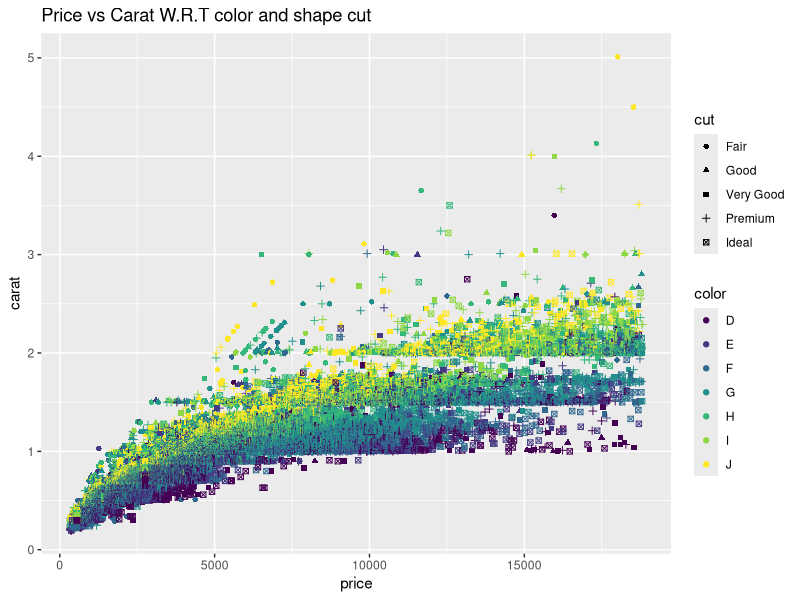

Here is the R script that generated this plot:
library(ggplot2)
# Plotting scatter graph showing price vs carat w.r.t color and shape cut of diamond
ggplot(diamonds, aes(x=price, y=carat, color=color, shape=cut)) + geom_point() +
  ggtitle("Price vs Carat W.R.T color and shape cut")